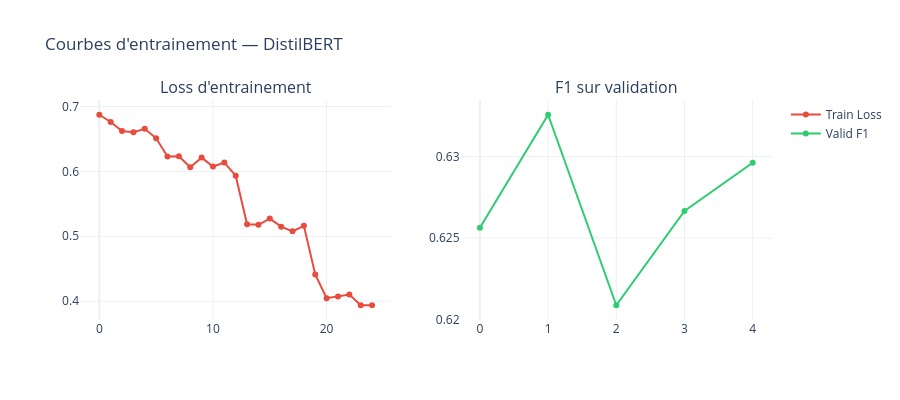

Write notebook code for a chart like this one.
### Code cell
# Courbes d'entrainement DistilBERT
log_db = trainer_db.state.log_history
train_losses = [x["loss"] for x in log_db if "loss" in x and "eval_loss" not in x]
eval_entries = [x for x in log_db if "eval_loss" in x]

fig = make_subplots(rows=1, cols=2, subplot_titles=["Loss d'entrainement", "F1 sur validation"])

fig.add_trace(go.Scatter(
    y=train_losses, mode="lines+markers", name="Train Loss",
    line=dict(color="#e74c3c"),
), row=1, col=1)

if eval_entries:
    eval_f1 = [x.get("eval_f1_weighted", 0) for x in eval_entries]
    fig.add_trace(go.Scatter(
        y=eval_f1, mode="lines+markers", name="Valid F1",
        line=dict(color="#2ecc71"),
    ), row=1, col=2)

fig.update_layout(title="Courbes d'entrainement — DistilBERT", template="plotly_white", height=400)
fig.show()

### Figure 1 — Plotly figure (JSON) as saved in the notebook; plotly's stock layout.template omitted (floating-point values rounded to 4 significant figures)
{"data": [{"line": {"color": "#e74c3c"}, "mode": "lines+markers", "name": "Train Loss", "type": "scatter", "xaxis": "x", "y": [0.6873, 0.6761, 0.6622, 0.6603, 0.6656, 0.6509, 0.6228, 0.6232, 0.6063, 0.6212, 0.6075, 0.6136, 0.5934, 0.5184, 0.5178, 0.5273, 0.5148, 0.5076, 0.5161, 0.4411, 0.4047, 0.4074, 0.4104, 0.3939, 0.3938], "yaxis": "y"}, {"line": {"color": "#2ecc71"}, "mode": "lines+markers", "name": "Valid F1", "type": "scatter", "xaxis": "x2", "y": [0.6256, 0.6326, 0.6209, 0.6267, 0.6296], "yaxis": "y2"}], "layout": {"annotations": [{"font": {"size": 16}, "showarrow": false, "text": "Loss d'entrainement", "x": 0.225, "xanchor": "center", "xref": "paper", "y": 1, "yanchor": "bottom", "yref": "paper"}, {"font": {"size": 16}, "showarrow": false, "text": "F1 sur validation", "x": 0.775, "xanchor": "center", "xref": "paper", "y": 1, "yanchor": "bottom", "yref": "paper"}], "height": 400, "title": {"text": "Courbes d'entrainement — DistilBERT"}, "xaxis": {"anchor": "y", "domain": [0, 0.45]}, "xaxis2": {"anchor": "y2", "domain": [0.55, 1]}, "yaxis": {"anchor": "x", "domain": [0, 1]}, "yaxis2": {"anchor": "x2", "domain": [0, 1]}}}
